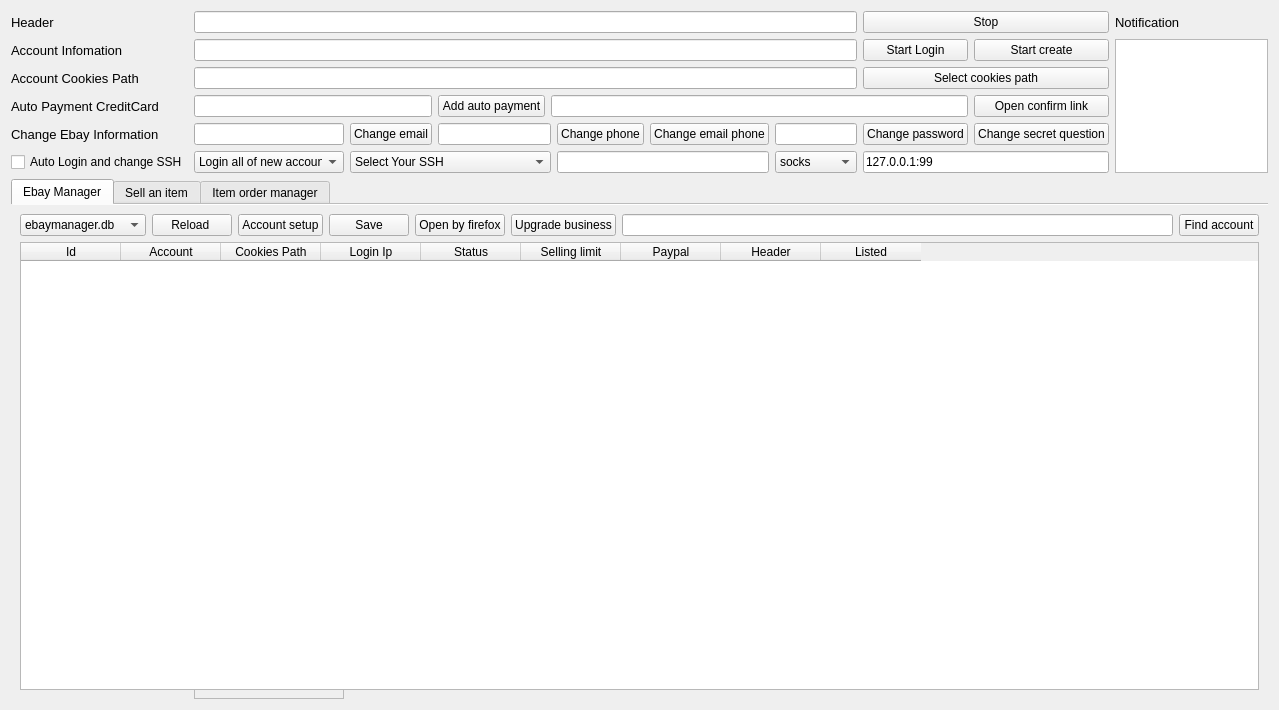
<?xml version="1.0" encoding="UTF-8"?>
<ui version="4.0">
 <class>Form</class>
 <widget class="QWidget" name="Form">
  <property name="geometry">
   <rect>
    <x>0</x>
    <y>0</y>
    <width>1279</width>
    <height>710</height>
   </rect>
  </property>
  <property name="windowTitle">
   <string>Form</string>
  </property>
  <layout class="QGridLayout" name="gridLayout">
   <item row="5" column="1">
    <widget class="QComboBox" name="comboBox_typelogin">
     <property name="minimumSize">
      <size>
       <width>150</width>
       <height>0</height>
      </size>
     </property>
     <item>
      <property name="text">
       <string>Login all of new account</string>
      </property>
     </item>
     <item>
      <property name="text">
       <string>Login all account</string>
      </property>
     </item>
    </widget>
   </item>
   <item row="5" column="0">
    <widget class="QCheckBox" name="checkBox_auto_ssh">
     <property name="enabled">
      <bool>true</bool>
     </property>
     <property name="text">
      <string>Auto Login and change SSH</string>
     </property>
     <property name="checked">
      <bool>false</bool>
     </property>
    </widget>
   </item>
   <item row="5" column="8">
    <widget class="QComboBox" name="socktypecomboBox">
     <item>
      <property name="text">
       <string>socks</string>
      </property>
     </item>
     <item>
      <property name="text">
       <string>Auto SSH</string>
      </property>
     </item>
     <item>
      <property name="text">
       <string>proxy</string>
      </property>
     </item>
    </widget>
   </item>
   <item row="1" column="1" colspan="8">
    <widget class="QLineEdit" name="LineEdit_accountebay">
     <property name="text">
      <string/>
     </property>
    </widget>
   </item>
   <item row="1" column="9">
    <widget class="QPushButton" name="pushButton_startlogin">
     <property name="text">
      <string>Start Login</string>
     </property>
    </widget>
   </item>
   <item row="0" column="0">
    <widget class="QLabel" name="label_10">
     <property name="font">
      <font>
       <pointsize>10</pointsize>
      </font>
     </property>
     <property name="text">
      <string>Header</string>
     </property>
    </widget>
   </item>
   <item row="0" column="1" colspan="8">
    <widget class="QLineEdit" name="lineEdit_header"/>
   </item>
   <item row="2" column="0">
    <widget class="QLabel" name="label_6">
     <property name="font">
      <font>
       <pointsize>10</pointsize>
      </font>
     </property>
     <property name="text">
      <string>Account Cookies Path</string>
     </property>
    </widget>
   </item>
   <item row="2" column="1" colspan="8">
    <widget class="QLineEdit" name="lineEdit_cookiespath"/>
   </item>
   <item row="1" column="11" rowspan="5">
    <widget class="QTextEdit" name="textEdit_status"/>
   </item>
   <item row="0" column="11">
    <widget class="QLabel" name="label_11">
     <property name="font">
      <font>
       <pointsize>10</pointsize>
      </font>
     </property>
     <property name="text">
      <string>Notification</string>
     </property>
    </widget>
   </item>
   <item row="1" column="0">
    <widget class="QLabel" name="label_3">
     <property name="font">
      <font>
       <pointsize>10</pointsize>
      </font>
     </property>
     <property name="text">
      <string>Account Infomation</string>
     </property>
    </widget>
   </item>
   <item row="3" column="0">
    <widget class="QLabel" name="label">
     <property name="font">
      <font>
       <pointsize>10</pointsize>
      </font>
     </property>
     <property name="text">
      <string>Auto Payment CreditCard</string>
     </property>
    </widget>
   </item>
   <item row="5" column="2" colspan="4">
    <widget class="QComboBox" name="comboBoxorderssh">
     <item>
      <property name="text">
       <string>Select Your SSH</string>
      </property>
     </item>
    </widget>
   </item>
   <item row="7" column="1">
    <widget class="QFrame" name="frame">
     <property name="frameShape">
      <enum>QFrame::StyledPanel</enum>
     </property>
     <property name="frameShadow">
      <enum>QFrame::Raised</enum>
     </property>
     <layout class="QHBoxLayout" name="horizontalLayout"/>
    </widget>
   </item>
   <item row="6" column="0" rowspan="2" colspan="12">
    <widget class="QTabWidget" name="tabWidget">
     <property name="enabled">
      <bool>true</bool>
     </property>
     <property name="mouseTracking">
      <bool>false</bool>
     </property>
     <property name="autoFillBackground">
      <bool>false</bool>
     </property>
     <property name="currentIndex">
      <number>0</number>
     </property>
     <property name="usesScrollButtons">
      <bool>true</bool>
     </property>
     <property name="documentMode">
      <bool>true</bool>
     </property>
     <property name="tabsClosable">
      <bool>false</bool>
     </property>
     <property name="movable">
      <bool>true</bool>
     </property>
     <widget class="QWidget" name="tab">
      <attribute name="title">
       <string>Ebay Manager</string>
      </attribute>
      <layout class="QGridLayout" name="gridLayout_2">
       <item row="1" column="1">
        <widget class="QPushButton" name="pushButton_reloadaccount">
         <property name="contextMenuPolicy">
          <enum>Qt::DefaultContextMenu</enum>
         </property>
         <property name="text">
          <string>Reload </string>
         </property>
        </widget>
       </item>
       <item row="1" column="2">
        <widget class="QPushButton" name="pushButton_accountsetup">
         <property name="text">
          <string>Account setup</string>
         </property>
        </widget>
       </item>
       <item row="1" column="0">
        <widget class="QComboBox" name="comboBox_accountdatabase">
         <item>
          <property name="text">
           <string>ebaymanager.db</string>
          </property>
         </item>
         <item>
          <property name="text">
           <string>sellermanager.db</string>
          </property>
         </item>
        </widget>
       </item>
       <item row="1" column="6">
        <widget class="QLineEdit" name="lineEditfindaccount"/>
       </item>
       <item row="1" column="3">
        <widget class="QPushButton" name="pushButton_saveaccount">
         <property name="text">
          <string>Save</string>
         </property>
        </widget>
       </item>
       <item row="1" column="4">
        <widget class="QPushButton" name="pushButton_openbyfirefox">
         <property name="text">
          <string>Open by firefox</string>
         </property>
        </widget>
       </item>
       <item row="1" column="7">
        <widget class="QPushButton" name="pushButtonfindbill">
         <property name="text">
          <string>Find account</string>
         </property>
        </widget>
       </item>
       <item row="2" column="0" colspan="8">
        <widget class="QTableWidget" name="tableWidgetaccount">
         <column>
          <property name="text">
           <string>Id</string>
          </property>
         </column>
         <column>
          <property name="text">
           <string>Account</string>
          </property>
         </column>
         <column>
          <property name="text">
           <string>Cookies Path</string>
          </property>
         </column>
         <column>
          <property name="text">
           <string>Login Ip</string>
          </property>
         </column>
         <column>
          <property name="text">
           <string>Status</string>
          </property>
         </column>
         <column>
          <property name="text">
           <string>Selling limit</string>
          </property>
         </column>
         <column>
          <property name="text">
           <string>Paypal</string>
          </property>
         </column>
         <column>
          <property name="text">
           <string>Header</string>
          </property>
         </column>
         <column>
          <property name="text">
           <string>Listed</string>
          </property>
         </column>
        </widget>
       </item>
       <item row="1" column="5">
        <widget class="QPushButton" name="pushButton_upgrade">
         <property name="text">
          <string>Upgrade business</string>
         </property>
        </widget>
       </item>
      </layout>
     </widget>
     <widget class="QWidget" name="tab_2">
      <attribute name="title">
       <string>Sell an item</string>
      </attribute>
      <layout class="QGridLayout" name="gridLayout_5">
       <item row="0" column="0">
        <widget class="QGroupBox" name="groupBox">
         <property name="title">
          <string>List item infomation</string>
         </property>
         <layout class="QGridLayout" name="gridLayout_3">
          <item row="4" column="0">
           <widget class="QLabel" name="label_5">
            <property name="text">
             <string>Paypal account</string>
            </property>
           </widget>
          </item>
          <item row="6" column="0">
           <widget class="QLabel" name="label_9">
            <property name="text">
             <string>Quality</string>
            </property>
           </widget>
          </item>
          <item row="3" column="0">
           <widget class="QLabel" name="label_7">
            <property name="text">
             <string>Link Image</string>
            </property>
           </widget>
          </item>
          <item row="5" column="0">
           <widget class="QLabel" name="label_8">
            <property name="text">
             <string>Sell Price</string>
            </property>
           </widget>
          </item>
          <item row="0" column="0">
           <widget class="QComboBox" name="comboBox_listtype">
            <item>
             <property name="text">
              <string>Buy it now</string>
             </property>
            </item>
            <item>
             <property name="text">
              <string>Bid</string>
             </property>
            </item>
           </widget>
          </item>
          <item row="0" column="1">
           <widget class="QPushButton" name="pushButton_listitem">
            <property name="text">
             <string>Start list an item</string>
            </property>
           </widget>
          </item>
          <item row="0" column="2">
           <widget class="QPushButton" name="pushButton_list_all_item">
            <property name="text">
             <string>List all item</string>
            </property>
           </widget>
          </item>
          <item row="0" column="3">
           <widget class="QPushButton" name="pushButton_save_item">
            <property name="text">
             <string>Save</string>
            </property>
           </widget>
          </item>
          <item row="1" column="0" colspan="4">
           <widget class="QLineEdit" name="lineEdit_itemtitle"/>
          </item>
          <item row="2" column="0" colspan="4">
           <widget class="QPlainTextEdit" name="plainTextEdit_itemdescription"/>
          </item>
          <item row="3" column="3">
           <widget class="QPushButton" name="pushButton_selectpicture">
            <property name="text">
             <string>Select picture</string>
            </property>
           </widget>
          </item>
          <item row="4" column="3">
           <widget class="QPushButton" name="pushButton_createpaypal">
            <property name="text">
             <string>Create paypal</string>
            </property>
           </widget>
          </item>
          <item row="3" column="1" colspan="2">
           <widget class="QLineEdit" name="lineEdit_itemimage"/>
          </item>
          <item row="4" column="1" colspan="2">
           <widget class="QLineEdit" name="lineEdit_paypal"/>
          </item>
          <item row="5" column="1" colspan="2">
           <widget class="QLineEdit" name="lineEdit_price"/>
          </item>
          <item row="6" column="1">
           <widget class="QLineEdit" name="lineEdit_quality">
            <property name="text">
             <string>5</string>
            </property>
           </widget>
          </item>
          <item row="6" column="2">
           <widget class="QLineEdit" name="lineEdit_item_id"/>
          </item>
         </layout>
        </widget>
       </item>
       <item row="0" column="1">
        <widget class="QTabWidget" name="tabWidget_2">
         <property name="currentIndex">
          <number>0</number>
         </property>
         <widget class="QWidget" name="tab_3">
          <attribute name="title">
           <string>Item infomation</string>
          </attribute>
          <layout class="QGridLayout" name="gridLayout_4">
           <item row="0" column="1">
            <widget class="QPushButton" name="pushButton_reload">
             <property name="text">
              <string>Reload</string>
             </property>
            </widget>
           </item>
           <item row="0" column="2">
            <widget class="QPushButton" name="pushButton_itemsetup">
             <property name="text">
              <string>Item setup</string>
             </property>
            </widget>
           </item>
           <item row="1" column="0" colspan="4">
            <widget class="QTableWidget" name="tableWidget_item_information">
             <property name="enabled">
              <bool>true</bool>
             </property>
             <property name="verticalScrollBarPolicy">
              <enum>Qt::ScrollBarAsNeeded</enum>
             </property>
             <property name="horizontalScrollBarPolicy">
              <enum>Qt::ScrollBarAsNeeded</enum>
             </property>
             <property name="autoScroll">
              <bool>true</bool>
             </property>
             <property name="tabKeyNavigation">
              <bool>true</bool>
             </property>
             <property name="showDropIndicator" stdset="0">
              <bool>true</bool>
             </property>
             <property name="showGrid">
              <bool>true</bool>
             </property>
             <property name="gridStyle">
              <enum>Qt::SolidLine</enum>
             </property>
             <column>
              <property name="text">
               <string>Id</string>
              </property>
             </column>
             <column>
              <property name="text">
               <string>Title</string>
              </property>
             </column>
             <column>
              <property name="text">
               <string>Link Image</string>
              </property>
             </column>
             <column>
              <property name="text">
               <string>Paypal account</string>
              </property>
             </column>
             <column>
              <property name="text">
               <string>Sell Price</string>
              </property>
             </column>
             <column>
              <property name="text">
               <string>Quality</string>
              </property>
             </column>
            </widget>
           </item>
           <item row="0" column="3">
            <widget class="QPushButton" name="pushButton_saveitem">
             <property name="text">
              <string>Save</string>
             </property>
            </widget>
           </item>
           <item row="0" column="0">
            <widget class="QComboBox" name="comboBox_itemdatabase">
             <property name="editable">
              <bool>true</bool>
             </property>
             <item>
              <property name="text">
               <string>item_database.db</string>
              </property>
             </item>
            </widget>
           </item>
          </layout>
         </widget>
         <widget class="QWidget" name="tab_4">
          <attribute name="title">
           <string>Listed Item infomation</string>
          </attribute>
         </widget>
        </widget>
       </item>
      </layout>
     </widget>
     <widget class="QWidget" name="tab_ebaymanager">
      <attribute name="title">
       <string>Item order manager</string>
      </attribute>
      <layout class="QGridLayout" name="gridLayout_6">
       <item row="0" column="0">
        <widget class="QLineEdit" name="lineEdit_itemdatabase"/>
       </item>
       <item row="0" column="1">
        <widget class="QPushButton" name="pushButton_reload_itemebay">
         <property name="text">
          <string>Reload</string>
         </property>
        </widget>
       </item>
       <item row="0" column="2">
        <widget class="QPushButton" name="pushButton_save_itemebay">
         <property name="text">
          <string>Save</string>
         </property>
        </widget>
       </item>
       <item row="0" column="3">
        <widget class="QPushButton" name="pushButton_get_new_orderebay">
         <property name="text">
          <string>Get New Order</string>
         </property>
        </widget>
       </item>
       <item row="0" column="4">
        <widget class="QPushButton" name="pushButton_addtracking_itemebay">
         <property name="text">
          <string>Get tracking and add </string>
         </property>
        </widget>
       </item>
       <item row="0" column="5">
        <widget class="QLineEdit" name="lineEdit_findorder"/>
       </item>
       <item row="0" column="6">
        <widget class="QPushButton" name="pushButton_findorder">
         <property name="text">
          <string>Find order</string>
         </property>
        </widget>
       </item>
       <item row="1" column="0" colspan="7">
        <widget class="QTableWidget" name="tableWidget_itemebay">
         <property name="enabled">
          <bool>true</bool>
         </property>
         <property name="verticalScrollBarPolicy">
          <enum>Qt::ScrollBarAsNeeded</enum>
         </property>
         <property name="horizontalScrollBarPolicy">
          <enum>Qt::ScrollBarAsNeeded</enum>
         </property>
         <property name="autoScroll">
          <bool>true</bool>
         </property>
         <property name="tabKeyNavigation">
          <bool>true</bool>
         </property>
         <property name="showDropIndicator" stdset="0">
          <bool>true</bool>
         </property>
         <property name="showGrid">
          <bool>true</bool>
         </property>
         <property name="gridStyle">
          <enum>Qt::SolidLine</enum>
         </property>
         <column>
          <property name="text">
           <string>Id</string>
          </property>
         </column>
         <column>
          <property name="text">
           <string>Order id</string>
          </property>
         </column>
         <column>
          <property name="text">
           <string>Buyer name</string>
          </property>
         </column>
         <column>
          <property name="text">
           <string>Order paypal</string>
          </property>
         </column>
         <column>
          <property name="text">
           <string>Shipping infomation</string>
          </property>
         </column>
         <column>
          <property name="text">
           <string>Order item name</string>
          </property>
         </column>
         <column>
          <property name="text">
           <string>Order infomation</string>
          </property>
         </column>
         <column>
          <property name="text">
           <string>Tracking</string>
          </property>
         </column>
         <column>
          <property name="text">
           <string>Tracking status</string>
          </property>
         </column>
         <column>
          <property name="text">
           <string>Order note</string>
          </property>
         </column>
         <column>
          <property name="text">
           <string>Path database</string>
          </property>
         </column>
         <column>
          <property name="text">
           <string>Order date</string>
          </property>
         </column>
        </widget>
       </item>
      </layout>
     </widget>
    </widget>
   </item>
   <item row="3" column="1" colspan="2">
    <widget class="QLineEdit" name="LineEdit_autopaymentcard"/>
   </item>
   <item row="2" column="9" colspan="2">
    <widget class="QPushButton" name="pushButton_selectcookies">
     <property name="text">
      <string>Select cookies path</string>
     </property>
    </widget>
   </item>
   <item row="3" column="3">
    <widget class="QPushButton" name="pushButton_addautopayment">
     <property name="text">
      <string>Add auto payment</string>
     </property>
    </widget>
   </item>
   <item row="0" column="9" colspan="2">
    <widget class="QPushButton" name="pushButton_stop">
     <property name="text">
      <string>Stop</string>
     </property>
    </widget>
   </item>
   <item row="1" column="10">
    <widget class="QPushButton" name="pushButton_startcreate">
     <property name="text">
      <string>Start create</string>
     </property>
    </widget>
   </item>
   <item row="5" column="9" colspan="2">
    <widget class="QLineEdit" name="socksTextEdit">
     <property name="text">
      <string>127.0.0.1:99</string>
     </property>
    </widget>
   </item>
   <item row="4" column="2">
    <widget class="QPushButton" name="pushButton_change_email">
     <property name="text">
      <string>Change email</string>
     </property>
    </widget>
   </item>
   <item row="4" column="1">
    <widget class="QLineEdit" name="lineEdit_newemail"/>
   </item>
   <item row="4" column="0">
    <widget class="QLabel" name="label_2">
     <property name="font">
      <font>
       <pointsize>10</pointsize>
      </font>
     </property>
     <property name="text">
      <string>Change Ebay Information</string>
     </property>
    </widget>
   </item>
   <item row="4" column="6">
    <widget class="QPushButton" name="pushButton_change_phone">
     <property name="text">
      <string>Change phone</string>
     </property>
    </widget>
   </item>
   <item row="3" column="4" colspan="6">
    <widget class="QLineEdit" name="lineEdit"/>
   </item>
   <item row="4" column="3" colspan="3">
    <widget class="QLineEdit" name="lineEdit_newphone"/>
   </item>
   <item row="3" column="10">
    <widget class="QPushButton" name="pushButton_confirmlink">
     <property name="text">
      <string>Open confirm link</string>
     </property>
    </widget>
   </item>
   <item row="4" column="7">
    <widget class="QPushButton" name="pushButton_email_phone">
     <property name="text">
      <string>Change email phone</string>
     </property>
    </widget>
   </item>
   <item row="5" column="6" colspan="2">
    <widget class="QLineEdit" name="lineEdit_iplog"/>
   </item>
   <item row="4" column="8">
    <widget class="QLineEdit" name="lineEdit_newpassword"/>
   </item>
   <item row="4" column="9">
    <widget class="QPushButton" name="pushButton_change_password">
     <property name="text">
      <string>Change password</string>
     </property>
    </widget>
   </item>
   <item row="4" column="10">
    <widget class="QPushButton" name="pushButton_change_secretquestion">
     <property name="text">
      <string>Change secret question</string>
     </property>
    </widget>
   </item>
  </layout>
 </widget>
 <resources/>
 <connections/>
</ui>
